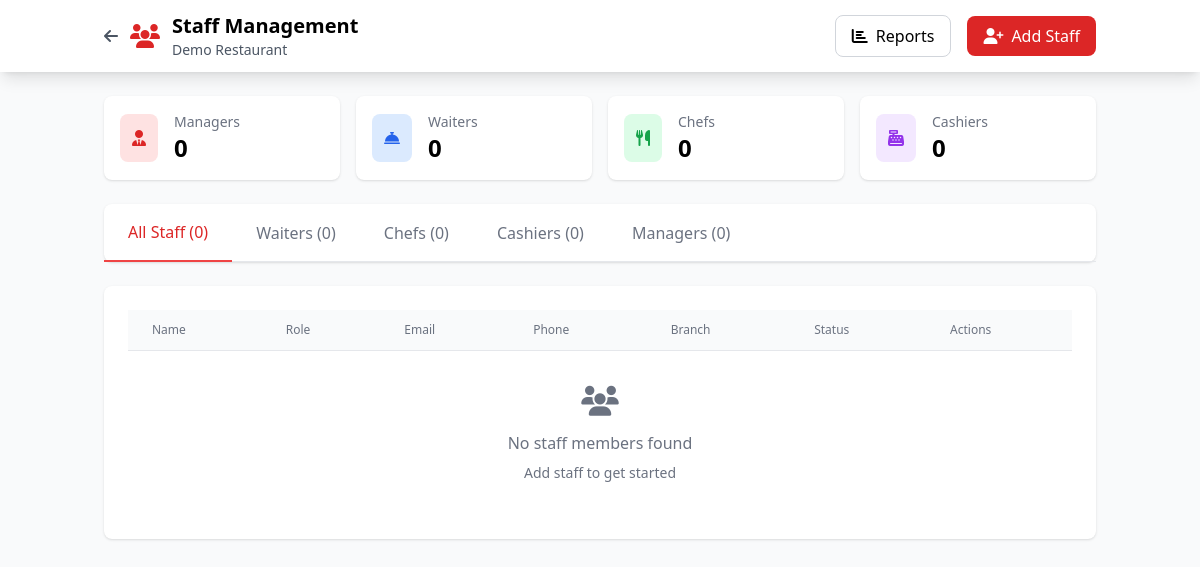
The app's page /restaurant-admin/staff/ (signed in), older data.
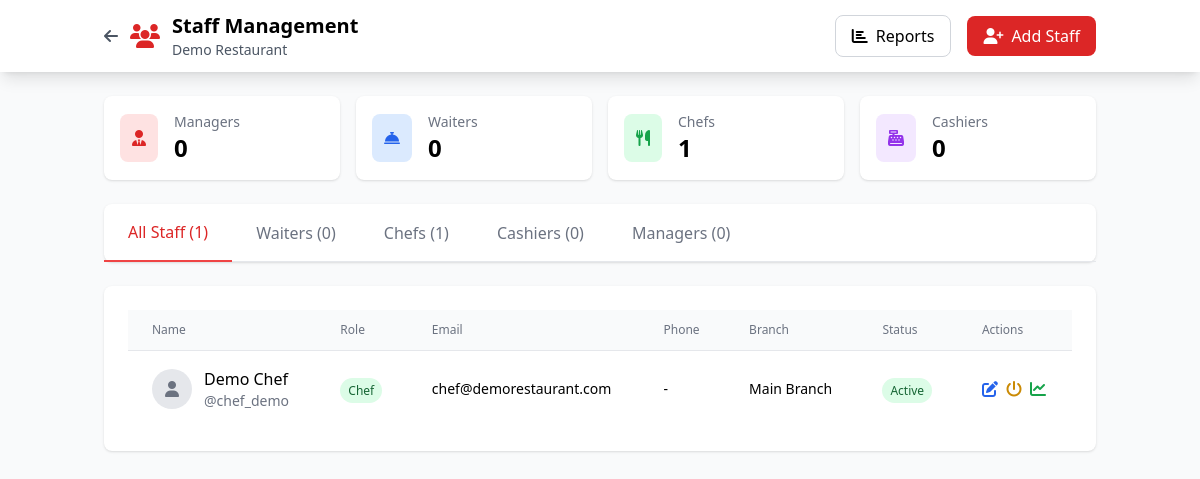
The same page, newer data.
### restaurants/models.py (models this page shows, shortened)
class Restaurant(models.Model):
    name = models.CharField(max_length=255)
    description = models.TextField(blank=True)
    logo = models.ImageField(
        upload_to='restaurant_logos/', blank=True, null=True)
    address = models.TextField(blank=True)
    phone = models.CharField(max_length=20, blank=True)
    email = models.EmailField(blank=True)
    config_json = models.JSONField(default=dict, blank=True)
    is_active = models.BooleanField(default=True)
    created_at = models.DateTimeField(auto_now_add=True)
    updated_at = models.DateTimeField(auto_now=True)
    class Meta:
        ordering = ['name']

class Branch(models.Model):
    restaurant = models.ForeignKey(
        Restaurant, on_delete=models.CASCADE, related_name='branches')
    name = models.CharField(max_length=255)
    location = models.TextField()
    phone = models.CharField(max_length=20, blank=True)
    settings = models.JSONField(default=dict, blank=True)
    is_active = models.BooleanField(default=True)
    created_at = models.DateTimeField(auto_now_add=True)
    updated_at = models.DateTimeField(auto_now=True)
    class Meta:
        ordering = ['name']
        verbose_name_plural = 'Branches'

### accounts/models.py (models this page shows, shortened)
class CustomUser(AbstractUser):
    ROLE_CHOICES = [
        ('admin', 'Admin'),
        ('manager', 'Manager'),
        ('chef', 'Chef'),
        ('waiter', 'Waiter'),
        ('cashier', 'Cashier'),
    ]
    MANAGER_SCOPE_CHOICES = [
        ('branch', 'Single Branch'),
        ('selected', 'Selected Branches'),
        ('restaurant', 'All Restaurant Branches'),
    ]
    role = models.CharField(
        max_length=20, choices=ROLE_CHOICES, default='waiter')
    manager_scope = models.CharField(
        max_length=20,
        choices=MANAGER_SCOPE_CHOICES,
        default='branch',
        blank=True,
        help_text="Data access scope for managers"
    )
    restaurant = models.ForeignKey(
        Restaurant,
        on_delete=models.SET_NULL,
        null=True,
        blank=True,
        related_name='staff'
    )
    branch = models.ForeignKey(
        Branch,
        on_delete=models.SET_NULL,
        null=True,
        blank=True,
        related_name='staff'
    )
    managed_branches = models.ManyToManyField(
        Branch,
        blank=True,
        related_name='assigned_managers',
        help_text="Branches this manager can access (for 'selected' scope)"
    )
    phone = models.CharField(max_length=20, blank=True)
    profile_image = models.ImageField(
        upload_to='profiles/', blank=True, null=True)
    is_active = models.BooleanField(default=True)
    created_at = models.DateTimeField(auto_now_add=True)
    updated_at = models.DateTimeField(auto_now=True)
    class Meta:
        ordering = ['-created_at']

### admin_panel/views.py (the view)
# urls.py: path('staff/', views.admin_staff_management, name='admin-staff'),
@login_required
def admin_staff_management(request):
    user = request.user
    if user.role not in ['admin', 'manager']:
        return redirect('waiter-dashboard')
    restaurant = None
    if user.restaurant:
        restaurant = user.restaurant
    elif user.role == 'admin':
        restaurant = Restaurant.objects.first()
    staff_members = CustomUser.objects.filter(
        restaurant=restaurant) if restaurant else []
    waiters = staff_members.filter(role='waiter')
    chefs = staff_members.filter(role='chef')
    cashiers = staff_members.filter(role='cashier')
    managers = staff_members.filter(role='manager')
    context = {
        'user': user,
        'restaurant': restaurant,
        'waiters': waiters,
        'chefs': chefs,
        'cashiers': cashiers,
        'managers': managers,
        'all_staff': staff_members,
        'user_role': user.role,
    }
    return render(request, 'admin_panel/staff_management.html', context)

### admin_panel/templates/admin_panel/staff_management.html (shortened to what this page needs)
<!DOCTYPE html>
<html lang="en">
  <head>
    <script src="https://cdn.tailwindcss.com"></script>
    <link
      rel="stylesheet"
      href="https://cdnjs.cloudflare.com/ajax/libs/font-awesome/6.4.0/css/all.min.css"
    />
  </head>
  <body class="bg-gray-50">
    <nav class="bg-white shadow-lg">
      <div class="container mx-auto px-4 py-3">
        <div class="flex justify-between items-center">
          <div class="flex items-center space-x-3">
            <a
              href="{% url 'admin-dashboard' %}"
              class="text-gray-600 hover:text-red-600"
            >
              <i class="fas fa-arrow-left"></i>
            </a>
            <i class="fas fa-users text-2xl text-red-600"></i>
            <div>
              <h1 class="text-xl font-bold">Staff Management</h1>
              <p class="text-sm text-gray-600">
                {{ restaurant.name|default:"Restaurant" }}
              </p>
            </div>
          </div>
          <div class="flex items-center space-x-4">
            <button
              onclick="generateReport()"
              class="border border-gray-300 px-4 py-2 rounded-lg hover:bg-gray-50"
            >
              <i class="fas fa-chart-bar mr-2"></i>Reports
            </button>
            <button
              onclick="addStaff()"
              class="bg-red-600 text-white px-4 py-2 rounded-lg hover:bg-red-700"
            >
              <i class="fas fa-user-plus mr-2"></i>Add Staff
            </button>
          </div>
        </div>
      </div>
    </nav>
    <div class="container mx-auto px-4 py-6">
      <div class="grid grid-cols-2 md:grid-cols-4 gap-4 mb-6">
        <div class="bg-white rounded-lg shadow p-4">
          <div class="flex items-center">
            <div class="bg-red-100 p-3 rounded-lg mr-4">
              <i class="fas fa-user-tie text-red-600"></i>
            </div>
            <div>
              <p class="text-gray-500 text-sm">Managers</p>
              <h3 class="text-2xl font-bold">{{ managers|length }}</h3>
            </div>
          </div>
        </div>
        <div class="bg-white rounded-lg shadow p-4">
          <div class="flex items-center">
            <div class="bg-blue-100 p-3 rounded-lg mr-4">
              <i class="fas fa-concierge-bell text-blue-600"></i>
            </div>
            <div>
              <p class="text-gray-500 text-sm">Waiters</p>
              <h3 class="text-2xl font-bold">{{ waiters|length }}</h3>
            </div>
          </div>
        </div>
        <div class="bg-white rounded-lg shadow p-4">
          <div class="flex items-center">
            <div class="bg-green-100 p-3 rounded-lg mr-4">
              <i class="fas fa-utensils text-green-600"></i>
            </div>
            <div>
              <p class="text-gray-500 text-sm">Chefs</p>
              <h3 class="text-2xl font-bold">{{ chefs|length }}</h3>
            </div>
          </div>
        </div>
        <div class="bg-white rounded-lg shadow p-4">
          <div class="flex items-center">
            <div class="bg-purple-100 p-3 rounded-lg mr-4">
              <i class="fas fa-cash-register text-purple-600"></i>
            </div>
            <div>
              <p class="text-gray-500 text-sm">Cashiers</p>
              <h3 class="text-2xl font-bold">{{ cashiers|length }}</h3>
            </div>
          </div>
        </div>
      </div>
      <div class="bg-white rounded-lg shadow mb-6">
        <div class="border-b">
          <nav class="flex -mb-px">
            <button
              onclick="switchRole('all')"
              class="tab-active py-4 px-6 border-b-2 border-red-500 text-red-600"
            >
              All Staff ({{ all_staff|length }})
            </button>
            <button
              onclick="switchRole('waiter')"
              class="py-4 px-6 text-gray-500 hover:text-gray-700"
            >
              Waiters ({{ waiters|length }})
            </button>
            <button
              onclick="switchRole('chef')"
              class="py-4 px-6 text-gray-500 hover:text-gray-700"
            >
              Chefs ({{ chefs|length }})
            </button>
            <button
              onclick="switchRole('cashier')"
              class="py-4 px-6 text-gray-500 hover:text-gray-700"
            >
              Cashiers ({{ cashiers|length }})
            </button>
            <button
              onclick="switchRole('manager')"
              class="py-4 px-6 text-gray-500 hover:text-gray-700"
            >
              Managers ({{ managers|length }})
            </button>
          </nav>
        </div>
      </div>
      <div class="bg-white rounded-lg shadow">
        <div class="p-6">
          <div class="overflow-x-auto">
            <table class="min-w-full divide-y divide-gray-200">
              <thead class="bg-gray-50">
                <tr>
                  <th
                    class="px-6 py-3 text-left text-xs font-medium text-gray-500"
                  >
                    Name
                  </th>
                  <th
                    class="px-6 py-3 text-left text-xs font-medium text-gray-500"
                  >
                    Role
                  </th>
                  <th
                    class="px-6 py-3 text-left text-xs font-medium text-gray-500"
                  >
                    Email
                  </th>
                  <th
                    class="px-6 py-3 text-left text-xs font-medium text-gray-500"
                  >
                    Phone
                  </th>
                  <th
                    class="px-6 py-3 text-left text-xs font-medium text-gray-500"
                  >
                    Branch
                  </th>
                  <th
                    class="px-6 py-3 text-left text-xs font-medium text-gray-500"
                  >
                    Status
                  </th>
                  <th
                    class="px-6 py-3 text-left text-xs font-medium text-gray-500"
                  >
                    Actions
                  </th>
                </tr>
              </thead>
              <tbody id="staff-table" class="divide-y divide-gray-200">
                {% for staff in all_staff %}
                <tr>
                  <td class="px-6 py-4">
                    <div class="flex items-center">
                      <div
                        class="w-10 h-10 bg-gray-200 rounded-full flex items-center justify-center mr-3"
                      >
                        {% if staff.profile_image %}
                        <img
                          src="{{ staff.profile_image.url }}"
                          alt="{{ staff.get_full_name }}"
                          class="w-10 h-10 rounded-full object-cover"
                        />
                        {% else %}
                        <i class="fas fa-user text-gray-500"></i>
                        {% endif %}
                      </div>
                      <div>
                        <div class="font-medium">
                          {{ staff.get_full_name|default:staff.username }}
                        </div>
                        <div class="text-sm text-gray-500">
                          @{{ staff.username }}
                        </div>
                      </div>
                    </div>
                  </td>
                  <td class="px-6 py-4">
                    <span
                      class="px-2 py-1 text-xs rounded-full {% if staff.role == 'admin' %}bg-purple-100 text-purple-800 {% elif staff.role == 'manager' %}bg-red-100 text-red-800 {% elif staff.role == 'chef' %}bg-green-100 text-green-800 {% elif staff.role == 'waiter' %}bg-blue-100 text-blue-800 {% else %}bg-gray-100 text-gray-800{% endif %}"
                    >
                      {{ staff.role|title }}
                    </span>
                  </td>
                  <td class="px-6 py-4 text-sm">
                    {{ staff.email|default:"-" }}
                  </td>
                  <td class="px-6 py-4 text-sm">
                    {{ staff.phone|default:"-" }}
                  </td>
                  <td class="px-6 py-4 text-sm">
                    {{ staff.branch.name|default:"Main" }}
                  </td>
                  <td class="px-6 py-4">
                    <span
                      class="px-2 py-1 text-xs rounded-full {{ staff.is_active|yesno:'bg-green-100 text-green-800,bg-red-100 text-red-800' }}"
                    >
                      {{ staff.is_active|yesno:"Active,Inactive" }}
                    </span>
                  </td>
                  <td class="px-6 py-4">
                    <div class="flex space-x-2">
                      <button
                        onclick="editStaff({{ staff.id }})"
                        class="text-blue-600 hover:text-blue-800"
                      >
                        <i class="fas fa-edit"></i>
                      </button>
                      <button
                        onclick="toggleStaffStatus({{ staff.id }})"
                        class="text-yellow-600 hover:text-yellow-800"
                      >
                        <i class="fas fa-power-off"></i>
                      </button>
                      <button
                        onclick="viewPerformance({{ staff.id }})"
                        class="text-green-600 hover:text-green-800"
                      >
                        <i class="fas fa-chart-line"></i>
                      </button>
                    </div>
                  </td>
                </tr>
                {% empty %}
                <tr>
                  <td colspan="7" class="px-6 py-8 text-center text-gray-500">
                    <i class="fas fa-users text-3xl mb-3"></i>
                    <p>No staff members found</p>
                    <p class="text-sm mt-2">Add staff to get started</p>
                  </td>
                </tr>
                {% endfor %}
              </tbody>
            </table>
          </div>
        </div>
      </div>
    </div>
  </body>
</html>

Row changes from the older to the newer data that the page shows:
added CustomUser: get_full_name "Demo Chef", username "chef_demo", role "Chef", email "chef@demorestaurant.com", phone "-", branch.name "Main Branch", is_active "Active"
Text that changed along with them:
{{ chefs|length }}: "0" → "1"
{{ all_staff|length }}: "0" → "1"
text no longer shown: "No staff members found Add staff to get started"
